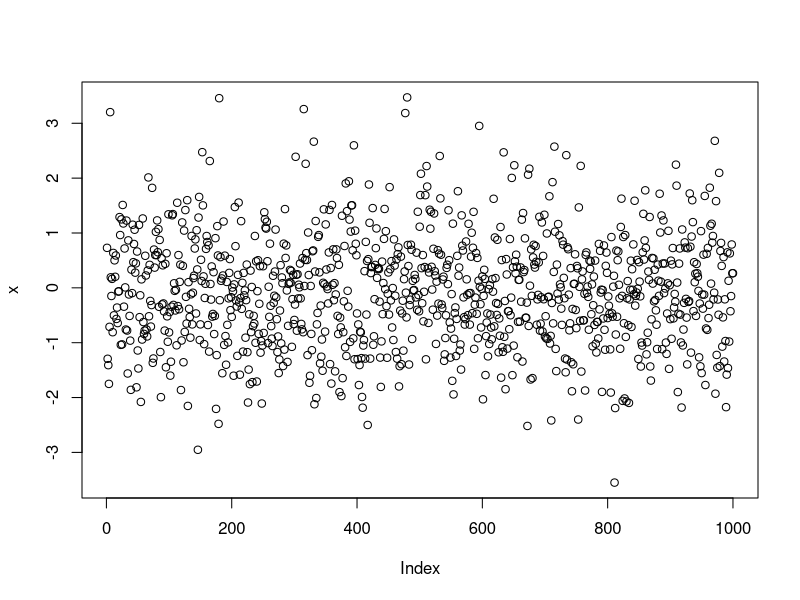
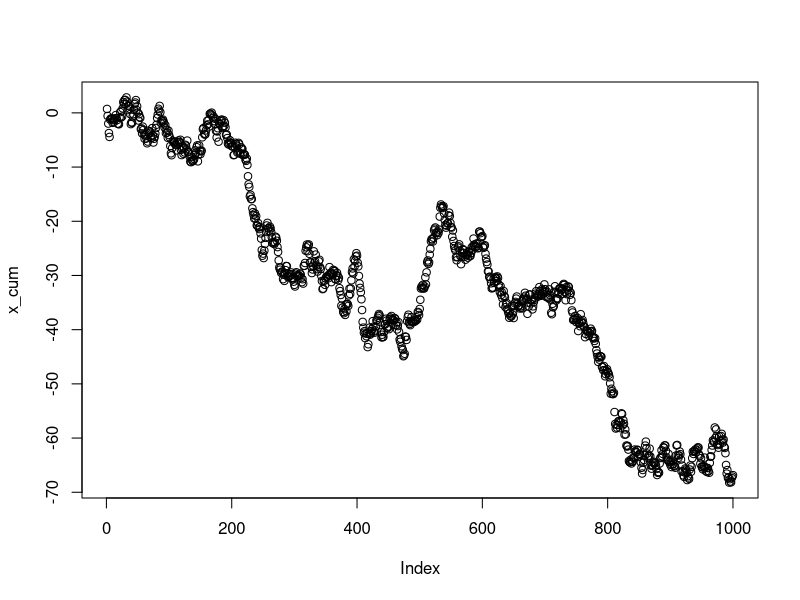

The R source for these figures, in order:
x<- rnorm(1000)
plot(x)

mean(x[1:200])
mean(x[201:400])
mean(x[401:600])
mean(x[601:800])
mean(x[801:1000])

sd(x[1:200])
sd(x[201:400])
sd(x[401:600])
sd(x[601:800])
sd(x[801:1000])


letters
x_cum <- cumsum(x)
plot(x_cum)

#from : https://www.r-bloggers.com/analysis-of-variance-anova-for-multiple-comparisons/
# first verify the homoskedasticity (ie test for homogeneity of variances).
groups <- factor(rep(letters[1:5], each = 200))
bt <- bartlett.test(x, groups)
ifelse(qchisq(0.950, as.double(bt$parameter)) > as.double(bt$statistic) , "H0: homoskedasticity variance", "H1: hetroskedasticity variance")
ft <- fligner.test(x, groups)
ifelse(qchisq(0.950, as.double(ft$parameter)) > as.double(ft$statistic) , "H0: homoskedasticity variance", "H1: hetroskedasticity variance")
fit = lm(formula = x ~ groups)
fit.anova <- anova(fit)
ifelse(qf(0.950, fit.anova$Df[2], fit.anova$Df[1]) > fit.anova$`F value`[1] , "H0: groups have equal mean", "H1: groups do not have equal mean")


mean(x_cum[1:200])
mean(x_cum[201:400])
mean(x_cum[401:600])
mean(x[601:800])
mean(x[801:1000])

sd(x_cum[1:200])
sd(x_cum[201:400])
sd(x_cum[401:600])
sd(x[601:800])
sd(x[801:1000])


groups <- factor(rep(letters[1:5], each = 200))
bt <- bartlett.test(x_cum, groups)
ifelse(qchisq(0.950, as.double(bt$parameter)) > as.double(bt$statistic) , "H0: homoskedasticity variance", "H1: hetroskedasticity variance")
ft <- fligner.test(x_cum, groups)
ifelse(qchisq(0.950, as.double(ft$parameter)) > as.double(ft$statistic) , "H0: homoskedasticity variance", "H1: hetroskedasticity variance")
fit = lm(formula = x_cum ~ groups)
fit.anova <- anova(fit)
ifelse(qf(0.950, fit.anova$Df[2], fit.anova$Df[1]) > fit.anova$`F value`[1] , "H0: groups have equal mean", "H1: groups do not have equal mean")
